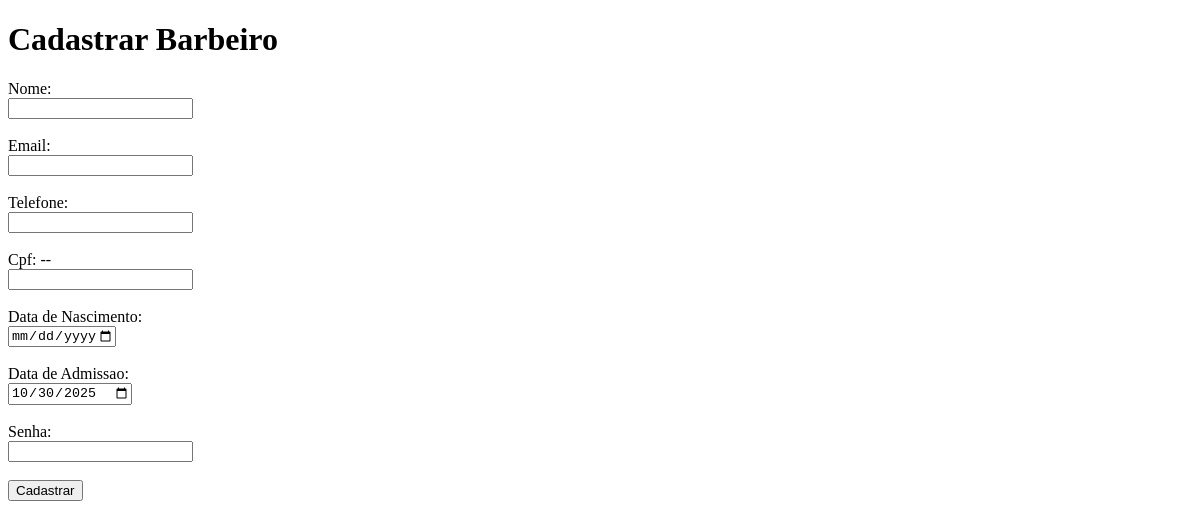
The page /formBarbeiro.php (signed in) on the database as committed earlier.
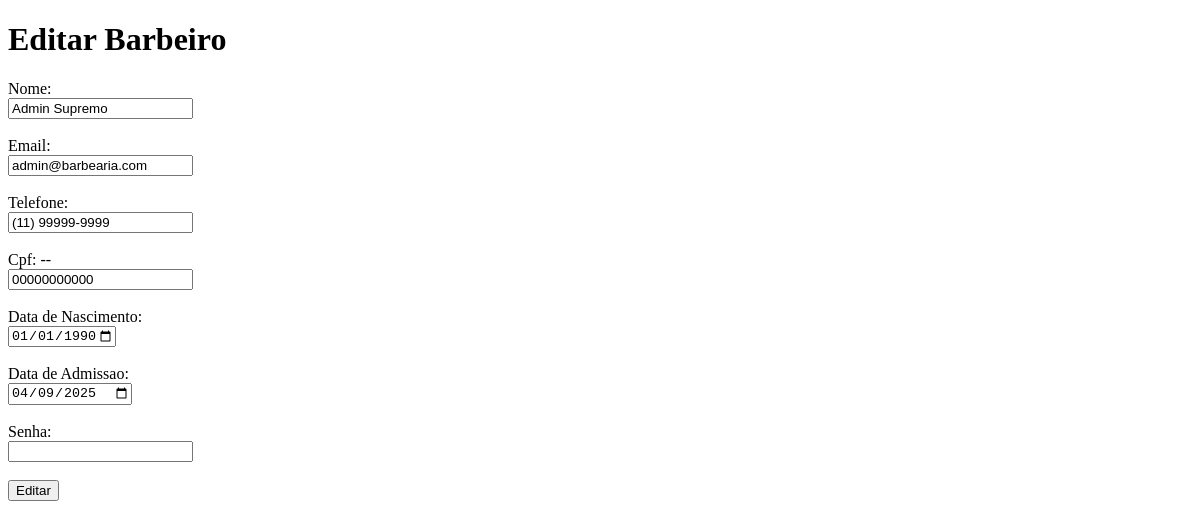
The same page on the database as committed later.
### tables this page shows
CREATE TABLE IF NOT EXISTS `barbeiro` (
  `id_barbeiro` INT(11) NOT NULL AUTO_INCREMENT,
  `nome` VARCHAR(100) NOT NULL,
  `telefone` VARCHAR(15) NOT NULL,
  `cpf` VARCHAR(11) NOT NULL,
  `data_nascimento` DATE NULL DEFAULT NULL,
  `data_admissao` DATE NULL DEFAULT NULL,
  `usuario_idusuario` INT NOT NULL,
  PRIMARY KEY (`id_barbeiro`),
  UNIQUE INDEX `cpf` (`cpf` ASC) VISIBLE,
  INDEX `fk_barbeiro_usuario1_idx` (`usuario_idusuario` ASC) VISIBLE,
  CONSTRAINT `fk_barbeiro_usuario1`
    FOREIGN KEY (`usuario_idusuario`)
    REFERENCES `usuario` (`idusuario`)
    ON DELETE NO ACTION
    ON UPDATE NO ACTION);

CREATE TABLE IF NOT EXISTS `usuario` (
  `idusuario` INT NOT NULL AUTO_INCREMENT,
  `senha` VARCHAR(255) NOT NULL,
  `email` VARCHAR(255) NOT NULL,
  `tipo_usuario` VARCHAR(45) NOT NULL,
  PRIMARY KEY (`idusuario`));

### public/funcoes.php (called while the page is built, shortened)
<?php
function pesquisarUsuarioId($conexao, $idusuario): array|bool|null
{
    $sql = "SELECT * FROM usuario WHERE idusuario = ?";
    $comando = mysqli_prepare($conexao, $sql);
    mysqli_stmt_bind_param($comando, 'i', $idusuario);
    mysqli_stmt_execute($comando);
    $resultado = mysqli_stmt_get_result($comando);
    $usuario = mysqli_fetch_assoc($resultado);
    return $usuario ? $usuario : null;
}
function pesquisarBarbeiroId($conexao, $idusuario)
{
    $sql = "SELECT id_barbeiro, nome, telefone, cpf, data_nascimento, data_admissao, usuario_idusuario
            FROM barbeiro
            WHERE usuario_idusuario = ?";
    if ($comando = mysqli_prepare($conexao, $sql)) {
        mysqli_stmt_bind_param($comando, "i", $idusuario);
        mysqli_stmt_execute($comando);
        $resultado = mysqli_stmt_get_result($comando);
        $barbeiro = mysqli_fetch_assoc($resultado);
        return $barbeiro;
    } else {
        die("Erro ao preparar a consulta: " . mysqli_error($conexao));
    }
}

### public/formBarbeiro.php (the view, shortened to what this page needs)
<?php
require_once "./conexao.php";
require_once "./funcoes.php";
$idusuario = $_SESSION['idusuario']??null;
$id = isset($_GET['id']) ? $_GET['id'] : $idusuario;
$barbeiro = pesquisarBarbeiroId($conexao, $id);
$usuario = pesquisarUsuarioId($conexao, $id);
if ($barbeiro && $usuario) {
    $nome = $barbeiro['nome'];
    $email = $usuario['email'];
    $telefone = $barbeiro['telefone'];
    $cpf = $barbeiro['cpf'];
    $data_nascimento = $barbeiro['data_nascimento'];
    $data_admissao = $barbeiro['data_admissao'];
    $botao = "Editar";
} else {
    $nome = "";
    $email = "";
    $telefone = "";
    $cpf = "";
    $data_nascimento = "";
    $data_admissao = date('Y-m-d');
    $botao = "Cadastrar";
}
?>
<!DOCTYPE html>
<html lang="pt-br">
<head>
</head>
<body>
    <h1><?php echo $botao ?> Barbeiro</h1>
    <form action="salvarBarbeiro.php" method="post" enctype="multipart/form-data">
        Nome: <br>
        <input type="text" name="nome" value="<?php echo $nome; ?>" required> <br><br>
        Email: <br>
        <input type="email" name="email" value="<?php echo $email; ?>" required> <br><br>
        Telefone: <br>
        <input type="text" name="telefone" value="<?php echo $telefone; ?>" required> <br><br>
        Cpf: -- <br>
        <input type="text" name="cpf" value="<?php echo $cpf; ?>" maxlength="11" required> <br><br>
        Data de Nascimento: <br>
        <input type="date" name="data_nascimento" value="<?php echo $data_nascimento; ?>" required max="<?= date('Y-m-d') ?>"> <br><br>
        Data de Admissao: <br>
        <input type="date" name="data" value="<?php echo $data_admissao; ?>" required ><br><br>
        Senha: <br>
        <input type="password" name="senha" value="" required> <br><br>
        <input type="submit" value="<?php echo $botao; ?>">
    </form>
</body>
</html>

Rows that differ between the two databases and show on the page:
added barbeiro: nome "Admin Supremo", telefone "(11) 99999-9999", cpf "00000000000", data_nascimento "01/01/1990", data "04/09/2025"
now on this page (row unchanged): usuario: email "admin@barbearia.com"
Other text that changed with them:
$botao: "Cadastrar" → "Editar"
form field value: "Cadastrar" → "Editar"
form field data: "10/30/2025" → (not shown)
